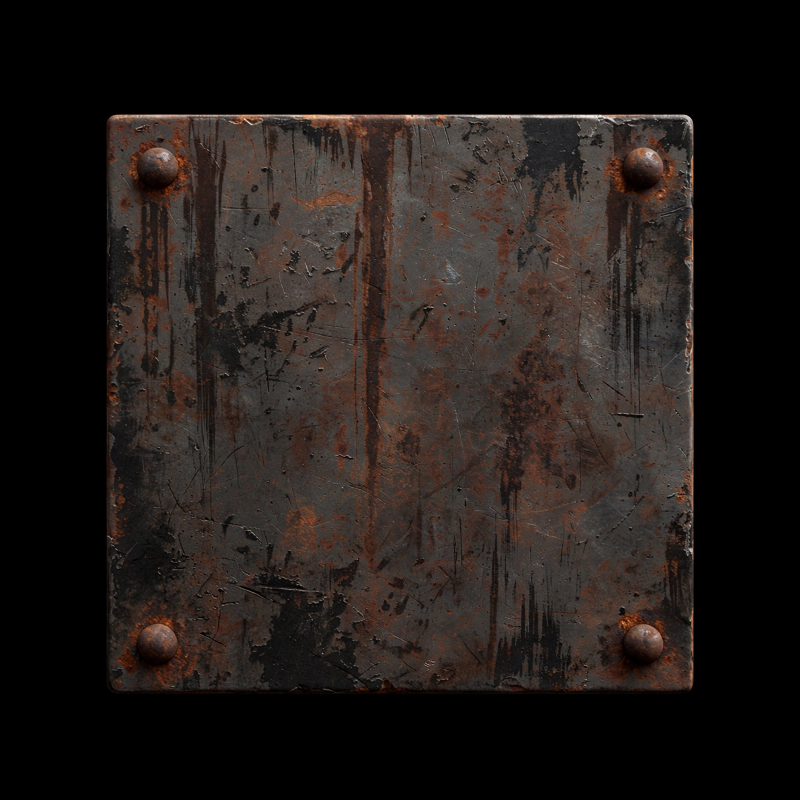
#> input picture services/mines_back.png, 1600 x 1600 px (shown at 1/2 size)
$ python -i mines.py   (imports and definitions only)
#> lines starting #> are read from the running program, lines starting #| are printed output that depends on the picture
"""Hyper-realistic Mines game: 5x5 grid of Rust metal tiles."""
import io
import math
import os
import random

from PIL import Image, ImageDraw, ImageFont

_ASSETS = os.path.dirname(os.path.abspath(__file__))
GRID = 5
TILE = 96
GAP = 6


# [5 lines left out: function _font, not called in this run]


def _load_tiles():
    back = Image.open(os.path.join(_ASSETS, "mines_back.png")).convert("RGB")
#> back is the input picture: PIL image 1600x1600 RGB; mean R, G, B 33.1, 27, 24.2
    safe = Image.open(os.path.join(_ASSETS, "mines_safe.png")).convert("RGB")
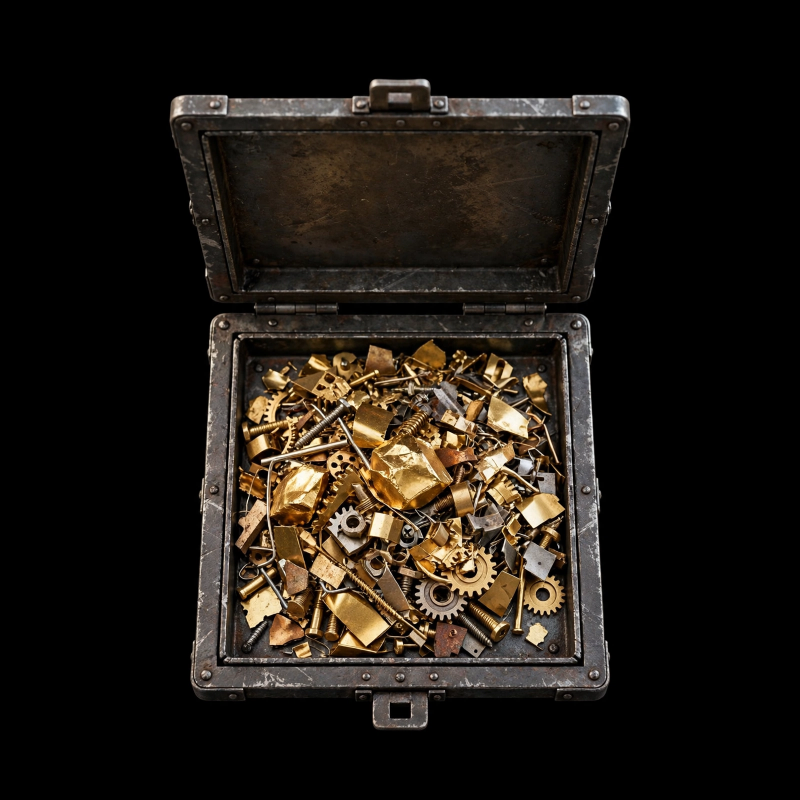
#> input picture services/mines_safe.png, 1600 x 1600 px (shown at 1/2 size)
#> safe is the input picture: PIL image 1600x1600 RGB; mean R, G, B 30.9, 25.4, 19.4
    mine = Image.open(os.path.join(_ASSETS, "mines_mine.png")).convert("RGB")
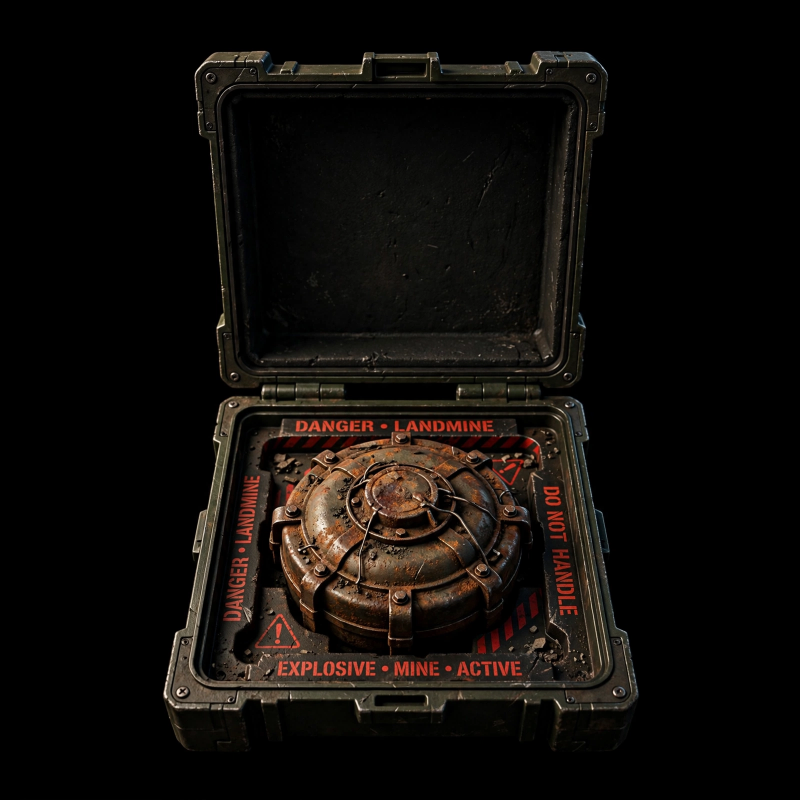
#> input picture services/mines_mine.png, 1600 x 1600 px (shown at 1/2 size)
#> mine is the input picture: PIL image 1600x1600 RGB; mean R, G, B 16.2, 12.5, 9.7
    return (back.resize((TILE, TILE), Image.LANCZOS),
            safe.resize((TILE, TILE), Image.LANCZOS),
            mine.resize((TILE, TILE), Image.LANCZOS))


# [52 lines left out: functions mines_multiplier, render_mines_board, not called in this run]

>>> result = _load_tiles()
